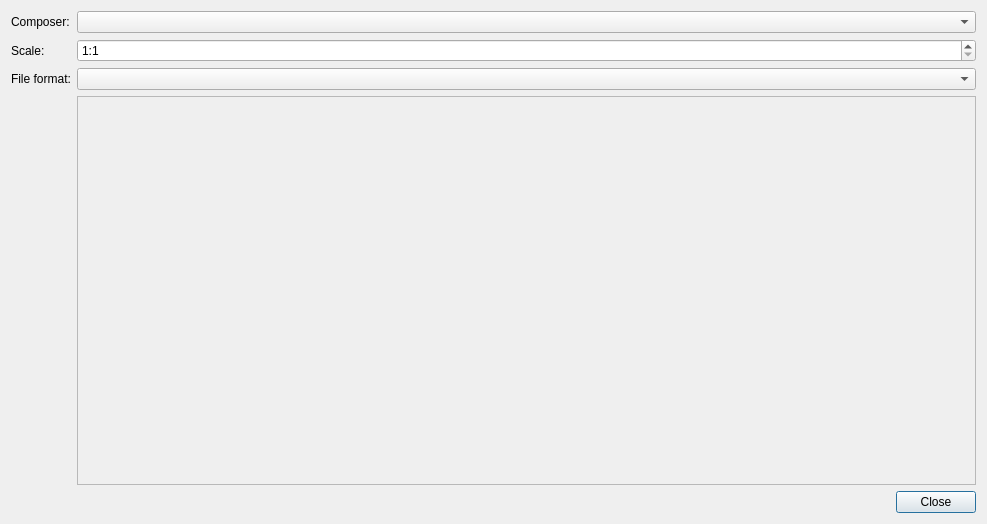
<?xml version="1.0" encoding="UTF-8"?>
<ui version="4.0">
 <class>InstantPrintDialog</class>
 <widget class="QDialog" name="InstantPrintDialog">
  <property name="geometry">
   <rect>
    <x>0</x>
    <y>0</y>
    <width>987</width>
    <height>524</height>
   </rect>
  </property>
  <property name="windowTitle">
   <string>Instant Print</string>
  </property>
  <property name="windowIcon">
   <iconset theme="printer">
    <normaloff/>
   </iconset>
  </property>
  <layout class="QGridLayout" name="gridLayout">
   <item row="0" column="1">
    <widget class="QComboBox" name="comboBox_composers"/>
   </item>
   <item row="3" column="0">
    <widget class="QLabel" name="label_fileformat">
     <property name="text">
      <string>File format:</string>
     </property>
    </widget>
   </item>
   <item row="0" column="0">
    <widget class="QLabel" name="label_composers">
     <property name="text">
      <string>Composer:</string>
     </property>
    </widget>
   </item>
   <item row="6" column="0" colspan="2">
    <widget class="QDialogButtonBox" name="buttonBox">
     <property name="orientation">
      <enum>Qt::Horizontal</enum>
     </property>
     <property name="standardButtons">
      <set>QDialogButtonBox::Close</set>
     </property>
    </widget>
   </item>
   <item row="2" column="1">
    <widget class="QSpinBox" name="spinBoxScale">
     <property name="prefix">
      <string notr="true">1:</string>
     </property>
     <property name="minimum">
      <number>1</number>
     </property>
     <property name="maximum">
      <number>1000000000</number>
     </property>
    </widget>
   </item>
   <item row="3" column="1">
    <widget class="QComboBox" name="comboBox_fileformat"/>
   </item>
   <item row="2" column="0">
    <widget class="QLabel" name="label">
     <property name="text">
      <string>Scale:</string>
     </property>
    </widget>
   </item>
   <item row="5" column="0">
    <spacer name="verticalSpacer">
     <property name="orientation">
      <enum>Qt::Vertical</enum>
     </property>
     <property name="sizeHint" stdset="0">
      <size>
       <width>20</width>
       <height>200</height>
      </size>
     </property>
    </spacer>
   </item>
   <item row="5" column="1">
    <widget class="QScrollArea" name="scrollArea">
     <property name="widgetResizable">
      <bool>true</bool>
     </property>
     <widget class="QWidget" name="scrollAreaWidgetContents">
      <property name="geometry">
       <rect>
        <x>0</x>
        <y>0</y>
        <width>885</width>
        <height>381</height>
       </rect>
      </property>
     </widget>
    </widget>
   </item>
  </layout>
 </widget>
 <resources/>
 <connections>
  <connection>
   <sender>buttonBox</sender>
   <signal>accepted()</signal>
   <receiver>InstantPrintDialog</receiver>
   <slot>accept()</slot>
   <hints>
    <hint type="sourcelabel">
     <x>248</x>
     <y>254</y>
    </hint>
    <hint type="destinationlabel">
     <x>157</x>
     <y>274</y>
    </hint>
   </hints>
  </connection>
  <connection>
   <sender>buttonBox</sender>
   <signal>rejected()</signal>
   <receiver>InstantPrintDialog</receiver>
   <slot>reject()</slot>
   <hints>
    <hint type="sourcelabel">
     <x>316</x>
     <y>260</y>
    </hint>
    <hint type="destinationlabel">
     <x>286</x>
     <y>274</y>
    </hint>
   </hints>
  </connection>
 </connections>
</ui>
